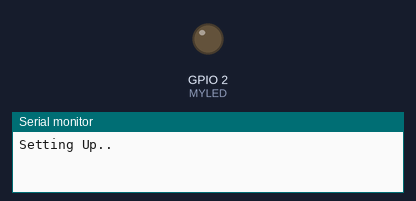
This sketch was run on a simulated ESP32. On the bench: output pins drawn as LEDs (lit = HIGH), the last lines printed to the serial monitor. Dashed ring = blinking. No MQTT or app messages arrive unless stated.

Above: at 0.5 s.
At 2.2 s:
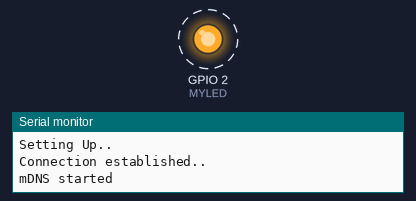
Timing chart, 0 to 3.0 s (numbered marks = the images above):
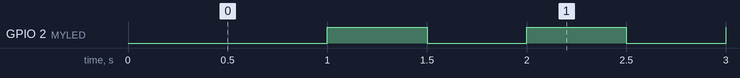

Measured:
- by itself, GPIO 2 (MYLED): alternates HIGH for 0.50 s and LOW for 0.50 s

The sketch:

esp32mqtt_mDNS_HTTPGETREQ.ino
```cpp
#include "EspMQTTClient.h"
#include <WiFi.h>  // For ESP32 boards
#include "esp_timer.h"  // Include the ESP32 timer library
#include <ESPmDNS.h>    // Include the mDNS library
#include <ESPAsyncWebServer.h> // Include the HTTP server library

#define MYLED 2  // Built-in LED Pin

const char* ssid = "LGMPTL";
const char* password = "***";
const char* servername = "cmms.local";
const char* hostname = "esp32nodetest";
const String version = "PROXIMITY4";
int i=0;

AsyncWebServer server(80);  // Create an instance of the AsyncWebServer on port 80

EspMQTTClient client(
  ssid,                     // WiFi SSID
  password,                                   // WiFi password
  servername,                                    // MQTT Broker server ip
  "",                                             // MQTT Username: Can be omitted if not needed
  "",                                             // MQTT Password: Can be omitted if not needed
  "espclientIDtest",                                   // Client name that uniquely identifies your device
  1883                                            // The MQTT port, default to 1883. This line can be omitted
);

int led_state = HIGH;  // Variable to store the current LED state

// RTC Timer handle
esp_timer_handle_t toggle_timer_handle;

// Timer callback function
void toggleLED(void* arg) {
  led_state = !led_state;  // Toggle the LED state
  digitalWrite(MYLED, led_state);  // Set the LED to the new state
  // Publish the LED state to MQTT
  //i=i+1;
}

void handleGetRequest(AsyncWebServerRequest *request) {
  // Publish the LED state to MQTT when GET request is received
  //client.publish("mynode/led1", String(i));

  // Respond to the HTTP request
  String response = "api_key=uktp&sensor=" + version + "&count="+ String(i);
  request->send(200, "text/plain", response);
  i=i+1;
}

void setup() {
  Serial.begin(115200);
  Serial.println("Setting Up..");

  client.enableDebuggingMessages();  // Enable debugging messages sent to serial output

  pinMode(MYLED, OUTPUT);

  // Initialize RTC timer to call `toggleLED` every 2 seconds (2000000 microseconds)
  esp_timer_create_args_t timer_args = {
    .callback = &toggleLED,  // Timer callback function
    .name = "LED_Toggle_Timer"
  };
  esp_timer_create(&timer_args, &toggle_timer_handle);

  // Start the timer with an interval of 2000 milliseconds (2 seconds)
  //esp_timer_start_periodic(toggle_timer_handle, 1000000);  // 2000000 microseconds = 2 seconds
  esp_timer_start_periodic(toggle_timer_handle, 500000);  // 2000000 microseconds = 2 seconds


}

// This function is called once everything is connected (WiFi and MQTT)
// You can add subscription here
void onConnectionEstablished() {
  Serial.println("Connection established..");
  if (!MDNS.begin(hostname)) {
      Serial.println("Error restarting mDNS after Wi-Fi reconnection");
      ESP.restart();  // Optionally restart ESP32 if mDNS fails
    }
  Serial.println("mDNS started");

  server.on("/", HTTP_GET, handleGetRequest);  // Define the route "/publish" for GET requests

  // Start the HTTP server
  server.begin();
}

void loop() {
  client.loop();  // Handle MQTT communication
}
```
